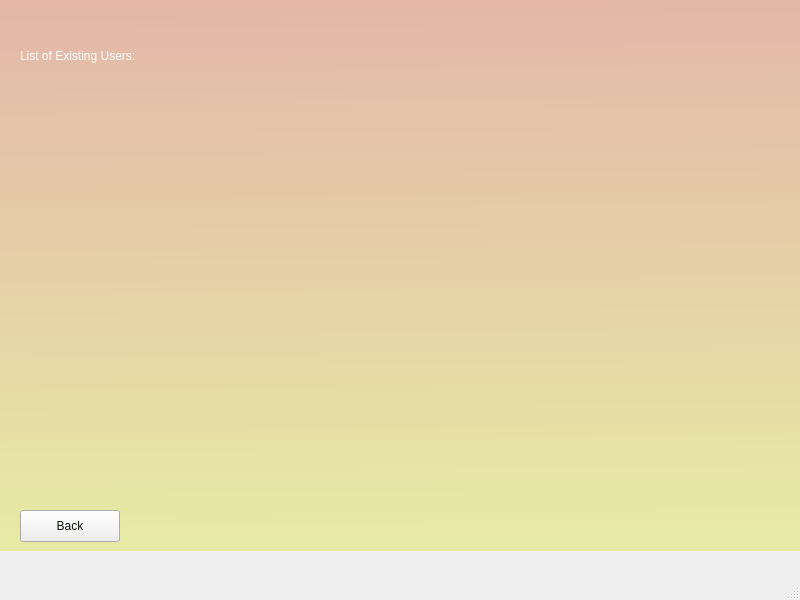
<?xml version="1.0" encoding="UTF-8"?>
<ui version="4.0">
 <class>MainWindow</class>
 <widget class="QMainWindow" name="MainWindow">
  <property name="geometry">
   <rect>
    <x>0</x>
    <y>0</y>
    <width>800</width>
    <height>600</height>
   </rect>
  </property>
  <property name="windowTitle">
   <string>MainWindow</string>
  </property>
  <widget class="QWidget" name="centralwidget">
   <widget class="QWidget" name="backgroundWid" native="true">
    <property name="geometry">
     <rect>
      <x>0</x>
      <y>0</y>
      <width>801</width>
      <height>551</height>
     </rect>
    </property>
    <property name="styleSheet">
     <string notr="true">QWidget#backgroundWid{
background-color:qlineargradient(spread:pad, x1:0.512315, y1:0, x2:0.527094, y2:0.977273, stop:0 rgba(228, 183, 169, 255), stop:1 rgba(231, 234, 164, 255));}
</string>
    </property>
    <widget class="QLabel" name="label">
     <property name="geometry">
      <rect>
       <x>20</x>
       <y>20</y>
       <width>531</width>
       <height>71</height>
      </rect>
     </property>
     <property name="styleSheet">
      <string notr="true">font: 48pt &quot;Avenir Next&quot;;color: rgb(255, 255, 255)</string>
     </property>
     <property name="text">
      <string>List of Existing Users:</string>
     </property>
    </widget>
    <widget class="QPushButton" name="BackButton">
     <property name="geometry">
      <rect>
       <x>20</x>
       <y>510</y>
       <width>100</width>
       <height>32</height>
      </rect>
     </property>
     <property name="styleSheet">
      <string notr="true">color:rgb(12, 21, 10);</string>
     </property>
     <property name="text">
      <string>Back</string>
     </property>
    </widget>
   </widget>
  </widget>
  <widget class="QMenuBar" name="menubar">
   <property name="geometry">
    <rect>
     <x>0</x>
     <y>0</y>
     <width>800</width>
     <height>22</height>
    </rect>
   </property>
  </widget>
  <widget class="QStatusBar" name="statusbar"/>
 </widget>
 <resources/>
 <connections/>
</ui>
